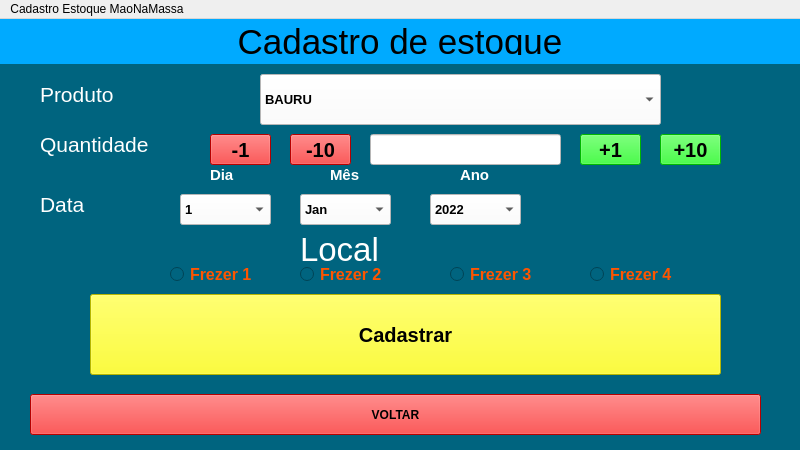
<?xml version="1.0" encoding="UTF-8"?>
<ui version="4.0">
 <class>MainWindow</class>
 <widget class="QMainWindow" name="MainWindow">
  <property name="geometry">
   <rect>
    <x>0</x>
    <y>0</y>
    <width>800</width>
    <height>450</height>
   </rect>
  </property>
  <property name="windowTitle">
   <string>MainWindow</string>
  </property>
  <property name="styleSheet">
   <string notr="true">backgroud-color: rgb(0, 0, 255);</string>
  </property>
  <widget class="QWidget" name="centralwidget">
   <layout class="QVBoxLayout" name="verticalLayout">
    <property name="spacing">
     <number>0</number>
    </property>
    <property name="leftMargin">
     <number>0</number>
    </property>
    <property name="topMargin">
     <number>0</number>
    </property>
    <property name="rightMargin">
     <number>0</number>
    </property>
    <property name="bottomMargin">
     <number>0</number>
    </property>
    <item>
     <widget class="QFrame" name="frame">
      <property name="enabled">
       <bool>true</bool>
      </property>
      <property name="maximumSize">
       <size>
        <width>16777215</width>
        <height>45</height>
       </size>
      </property>
      <property name="styleSheet">
       <string notr="true">background-color: rgb(0, 170, 255);</string>
      </property>
      <property name="frameShape">
       <enum>QFrame::NoFrame</enum>
      </property>
      <property name="frameShadow">
       <enum>QFrame::Raised</enum>
      </property>
      <layout class="QVBoxLayout" name="verticalLayout_2">
       <item>
        <widget class="QLabel" name="label">
         <property name="maximumSize">
          <size>
           <width>16777215</width>
           <height>16777215</height>
          </size>
         </property>
         <property name="font">
          <font>
           <pointsize>26</pointsize>
          </font>
         </property>
         <property name="layoutDirection">
          <enum>Qt::LeftToRight</enum>
         </property>
         <property name="frameShape">
          <enum>QFrame::NoFrame</enum>
         </property>
         <property name="text">
          <string>Cadastro de estoque</string>
         </property>
         <property name="alignment">
          <set>Qt::AlignCenter</set>
         </property>
        </widget>
       </item>
      </layout>
     </widget>
    </item>
    <item>
     <widget class="QFrame" name="frame_2">
      <property name="enabled">
       <bool>true</bool>
      </property>
      <property name="sizePolicy">
       <sizepolicy hsizetype="Preferred" vsizetype="Preferred">
        <horstretch>0</horstretch>
        <verstretch>0</verstretch>
       </sizepolicy>
      </property>
      <property name="minimumSize">
       <size>
        <width>0</width>
        <height>0</height>
       </size>
      </property>
      <property name="styleSheet">
       <string notr="true">background-color: rgb(0, 100, 127);</string>
      </property>
      <property name="frameShape">
       <enum>QFrame::NoFrame</enum>
      </property>
      <property name="frameShadow">
       <enum>QFrame::Raised</enum>
      </property>
      <widget class="QLabel" name="label_4">
       <property name="geometry">
        <rect>
         <x>300</x>
         <y>170</y>
         <width>81</width>
         <height>31</height>
        </rect>
       </property>
       <property name="font">
        <font>
         <pointsize>25</pointsize>
        </font>
       </property>
       <property name="styleSheet">
        <string notr="true">color: rgb(255, 255, 255);</string>
       </property>
       <property name="text">
        <string>Local</string>
       </property>
      </widget>
      <widget class="QRadioButton" name="radioButton">
       <property name="geometry">
        <rect>
         <x>170</x>
         <y>200</y>
         <width>101</width>
         <height>21</height>
        </rect>
       </property>
       <property name="sizePolicy">
        <sizepolicy hsizetype="Preferred" vsizetype="Preferred">
         <horstretch>0</horstretch>
         <verstretch>0</verstretch>
        </sizepolicy>
       </property>
       <property name="font">
        <font>
         <pointsize>12</pointsize>
         <weight>75</weight>
         <italic>false</italic>
         <bold>true</bold>
         <underline>false</underline>
         <strikeout>false</strikeout>
         <kerning>true</kerning>
        </font>
       </property>
       <property name="cursor">
        <cursorShape>PointingHandCursor</cursorShape>
       </property>
       <property name="styleSheet">
        <string notr="true">color: rgb(255, 85, 0);</string>
       </property>
       <property name="text">
        <string>Frezer 1</string>
       </property>
      </widget>
      <widget class="QRadioButton" name="radioButton_2">
       <property name="geometry">
        <rect>
         <x>300</x>
         <y>200</y>
         <width>101</width>
         <height>21</height>
        </rect>
       </property>
       <property name="sizePolicy">
        <sizepolicy hsizetype="Preferred" vsizetype="Fixed">
         <horstretch>0</horstretch>
         <verstretch>0</verstretch>
        </sizepolicy>
       </property>
       <property name="font">
        <font>
         <pointsize>12</pointsize>
         <weight>75</weight>
         <italic>false</italic>
         <bold>true</bold>
         <underline>false</underline>
         <strikeout>false</strikeout>
         <kerning>true</kerning>
        </font>
       </property>
       <property name="cursor">
        <cursorShape>PointingHandCursor</cursorShape>
       </property>
       <property name="styleSheet">
        <string notr="true">color: rgb(255, 85, 0);</string>
       </property>
       <property name="text">
        <string>Frezer 2</string>
       </property>
      </widget>
      <widget class="QRadioButton" name="radioButton_3">
       <property name="geometry">
        <rect>
         <x>450</x>
         <y>200</y>
         <width>101</width>
         <height>21</height>
        </rect>
       </property>
       <property name="sizePolicy">
        <sizepolicy hsizetype="Preferred" vsizetype="Fixed">
         <horstretch>0</horstretch>
         <verstretch>0</verstretch>
        </sizepolicy>
       </property>
       <property name="font">
        <font>
         <pointsize>12</pointsize>
         <weight>75</weight>
         <italic>false</italic>
         <bold>true</bold>
         <underline>false</underline>
         <strikeout>false</strikeout>
         <kerning>true</kerning>
        </font>
       </property>
       <property name="cursor">
        <cursorShape>PointingHandCursor</cursorShape>
       </property>
       <property name="styleSheet">
        <string notr="true">color: rgb(255, 85, 0);</string>
       </property>
       <property name="text">
        <string>Frezer 3</string>
       </property>
      </widget>
      <widget class="QLabel" name="label_5">
       <property name="geometry">
        <rect>
         <x>40</x>
         <y>50</y>
         <width>151</width>
         <height>61</height>
        </rect>
       </property>
       <property name="font">
        <font>
         <pointsize>16</pointsize>
        </font>
       </property>
       <property name="styleSheet">
        <string notr="true">color: rgb(255, 255, 255);</string>
       </property>
       <property name="text">
        <string>Quantidade</string>
       </property>
      </widget>
      <widget class="QLineEdit" name="lineEdit">
       <property name="geometry">
        <rect>
         <x>370</x>
         <y>70</y>
         <width>191</width>
         <height>31</height>
        </rect>
       </property>
       <property name="sizePolicy">
        <sizepolicy hsizetype="Preferred" vsizetype="Fixed">
         <horstretch>0</horstretch>
         <verstretch>0</verstretch>
        </sizepolicy>
       </property>
       <property name="font">
        <font>
         <family>Rockwell Extra Bold</family>
         <pointsize>10</pointsize>
         <weight>10</weight>
         <italic>false</italic>
         <bold>false</bold>
        </font>
       </property>
       <property name="focusPolicy">
        <enum>Qt::StrongFocus</enum>
       </property>
       <property name="contextMenuPolicy">
        <enum>Qt::NoContextMenu</enum>
       </property>
       <property name="acceptDrops">
        <bool>false</bool>
       </property>
       <property name="styleSheet">
        <string notr="true">background-color: rgb(255, 255, 255);
font: 81 10pt &quot;Rockwell Extra Bold&quot;;</string>
       </property>
      </widget>
      <widget class="QPushButton" name="pushButton">
       <property name="geometry">
        <rect>
         <x>90</x>
         <y>230</y>
         <width>631</width>
         <height>81</height>
        </rect>
       </property>
       <property name="sizePolicy">
        <sizepolicy hsizetype="Preferred" vsizetype="Preferred">
         <horstretch>0</horstretch>
         <verstretch>0</verstretch>
        </sizepolicy>
       </property>
       <property name="font">
        <font>
         <pointsize>15</pointsize>
         <weight>75</weight>
         <bold>true</bold>
         <strikeout>false</strikeout>
        </font>
       </property>
       <property name="cursor">
        <cursorShape>PointingHandCursor</cursorShape>
       </property>
       <property name="styleSheet">
        <string notr="true">background-color: rgb(255, 255, 0);</string>
       </property>
       <property name="text">
        <string>Cadastrar</string>
       </property>
      </widget>
      <widget class="QPushButton" name="pushButton_2">
       <property name="geometry">
        <rect>
         <x>30</x>
         <y>330</y>
         <width>731</width>
         <height>41</height>
        </rect>
       </property>
       <property name="sizePolicy">
        <sizepolicy hsizetype="Preferred" vsizetype="Preferred">
         <horstretch>0</horstretch>
         <verstretch>0</verstretch>
        </sizepolicy>
       </property>
       <property name="font">
        <font>
         <weight>75</weight>
         <bold>true</bold>
        </font>
       </property>
       <property name="cursor">
        <cursorShape>ClosedHandCursor</cursorShape>
       </property>
       <property name="styleSheet">
        <string notr="true">background-color: rgb(255, 0, 0);</string>
       </property>
       <property name="text">
        <string>VOLTAR</string>
       </property>
      </widget>
      <widget class="QLabel" name="label_6">
       <property name="geometry">
        <rect>
         <x>40</x>
         <y>110</y>
         <width>151</width>
         <height>61</height>
        </rect>
       </property>
       <property name="font">
        <font>
         <pointsize>16</pointsize>
        </font>
       </property>
       <property name="styleSheet">
        <string notr="true">color: rgb(255, 255, 255);</string>
       </property>
       <property name="text">
        <string>Data</string>
       </property>
      </widget>
      <widget class="QLabel" name="label_7">
       <property name="geometry">
        <rect>
         <x>40</x>
         <y>0</y>
         <width>151</width>
         <height>61</height>
        </rect>
       </property>
       <property name="font">
        <font>
         <pointsize>16</pointsize>
        </font>
       </property>
       <property name="styleSheet">
        <string notr="true">color: rgb(255, 255, 255);</string>
       </property>
       <property name="text">
        <string>Produto</string>
       </property>
      </widget>
      <widget class="QToolBox" name="toolBox">
       <property name="geometry">
        <rect>
         <x>-210</x>
         <y>180</y>
         <width>69</width>
         <height>123</height>
        </rect>
       </property>
       <property name="currentIndex">
        <number>0</number>
       </property>
       <widget class="QWidget" name="page">
        <property name="geometry">
         <rect>
          <x>0</x>
          <y>0</y>
          <width>69</width>
          <height>69</height>
         </rect>
        </property>
        <attribute name="label">
         <string>Page 1</string>
        </attribute>
       </widget>
       <widget class="QWidget" name="page_2">
        <property name="geometry">
         <rect>
          <x>0</x>
          <y>0</y>
          <width>69</width>
          <height>69</height>
         </rect>
        </property>
        <attribute name="label">
         <string>Page 2</string>
        </attribute>
       </widget>
      </widget>
      <widget class="QComboBox" name="comboBox">
       <property name="geometry">
        <rect>
         <x>260</x>
         <y>10</y>
         <width>401</width>
         <height>51</height>
        </rect>
       </property>
       <property name="font">
        <font>
         <family>Segoe UI Symbol</family>
         <pointsize>10</pointsize>
         <weight>75</weight>
         <bold>true</bold>
        </font>
       </property>
       <property name="styleSheet">
        <string notr="true">background-color: rgb(255, 255, 255);
selection-color: rgb(255, 0, 0);</string>
       </property>
       <item>
        <property name="text">
         <string>BAURU</string>
        </property>
       </item>
       <item>
        <property name="text">
         <string>DOB. PORTUGUESA</string>
        </property>
       </item>
       <item>
        <property name="text">
         <string>DOB. CAL. CHD</string>
        </property>
       </item>
       <item>
        <property name="text">
         <string>DOB. FRANGO</string>
        </property>
       </item>
       <item>
        <property name="text">
         <string>DOB. CARNE CHD</string>
        </property>
       </item>
       <item>
        <property name="text">
         <string>DOGUINHO</string>
        </property>
       </item>
       <item>
        <property name="text">
         <string>EMP. CAMARAO</string>
        </property>
       </item>
       <item>
        <property name="text">
         <string>EMP. FRANGO</string>
        </property>
       </item>
       <item>
        <property name="text">
         <string>EMP. PALMITO</string>
        </property>
       </item>
       <item>
        <property name="text">
         <string>ESF. CARNE</string>
        </property>
       </item>
       <item>
        <property name="text">
         <string>ESF. FRANGO</string>
        </property>
       </item>
       <item>
        <property name="text">
         <string>MCZ EV FRANGO</string>
        </property>
       </item>
       <item>
        <property name="text">
         <string>MCZ EV BOLONHESA</string>
        </property>
       </item>
       <item>
        <property name="text">
         <string>MCZ EV CALABRESA</string>
        </property>
       </item>
       <item>
        <property name="text">
         <string>MCZ EV CALABRESA. CHD</string>
        </property>
       </item>
       <item>
        <property name="text">
         <string>MCZ EV PRESUNTO</string>
        </property>
       </item>
       <item>
        <property name="text">
         <string>MCZ EV Q .Q</string>
        </property>
       </item>
       <item>
        <property name="text">
         <string>HOT DOG</string>
        </property>
       </item>
       <item>
        <property name="text">
         <string>MCZ CALABRESA</string>
        </property>
       </item>
       <item>
        <property name="text">
         <string>MCZ FRANGO</string>
        </property>
       </item>
       <item>
        <property name="text">
         <string>MCZ BOLONHESA</string>
        </property>
       </item>
       <item>
        <property name="text">
         <string>MCZ CALAB. CHD</string>
        </property>
       </item>
       <item>
        <property name="text">
         <string>MCZ CAMARAO</string>
        </property>
       </item>
       <item>
        <property name="text">
         <string>MCZ CMUSSARELA</string>
        </property>
       </item>
       <item>
        <property name="text">
         <string>MCZ PALMITO</string>
        </property>
       </item>
       <item>
        <property name="text">
         <string>MCZ PRESUNTO</string>
        </property>
       </item>
       <item>
        <property name="text">
         <string>MCZ Q.Q</string>
        </property>
       </item>
       <item>
        <property name="text">
         <string>MPZ CALABRESA</string>
        </property>
       </item>
       <item>
        <property name="text">
         <string>MPZ FRANGO</string>
        </property>
       </item>
       <item>
        <property name="text">
         <string>MPZ MUSSARELA</string>
        </property>
       </item>
       <item>
        <property name="text">
         <string>MPZ PORTUGUESA</string>
        </property>
       </item>
       <item>
        <property name="text">
         <string>MPZ Q.Q</string>
        </property>
       </item>
       <item>
        <property name="text">
         <string>INTEGRAL FRANGO</string>
        </property>
       </item>
       <item>
        <property name="text">
         <string>INTEGRAL PALMITO</string>
        </property>
       </item>
       <item>
        <property name="text">
         <string>INTEGRAL VEGETARIANO</string>
        </property>
       </item>
       <item>
        <property name="text">
         <string>QUIBE RECHEADO</string>
        </property>
       </item>
       <item>
        <property name="text">
         <string>SAL. MASSA CONG.</string>
        </property>
       </item>
       <item>
        <property name="text">
         <string>SAL. REQUEIJÃO</string>
        </property>
       </item>
       <item>
        <property name="text">
         <string>SALTENHA CALABRESA</string>
        </property>
       </item>
       <item>
        <property name="text">
         <string>SALTENHA FRANGO</string>
        </property>
       </item>
       <item>
        <property name="text">
         <string>ESF. CARNE QUEIJO</string>
        </property>
       </item>
       <item>
        <property name="text">
         <string>ESF. CARNE CHD</string>
        </property>
       </item>
      </widget>
      <widget class="QComboBox" name="comboBox_2">
       <property name="geometry">
        <rect>
         <x>180</x>
         <y>130</y>
         <width>91</width>
         <height>31</height>
        </rect>
       </property>
       <property name="sizePolicy">
        <sizepolicy hsizetype="Preferred" vsizetype="Preferred">
         <horstretch>0</horstretch>
         <verstretch>0</verstretch>
        </sizepolicy>
       </property>
       <property name="font">
        <font>
         <pointsize>10</pointsize>
         <weight>75</weight>
         <bold>true</bold>
        </font>
       </property>
       <property name="styleSheet">
        <string notr="true">background-color: rgb(255, 255, 255);</string>
       </property>
       <item>
        <property name="text">
         <string>1</string>
        </property>
       </item>
       <item>
        <property name="text">
         <string>2</string>
        </property>
       </item>
       <item>
        <property name="text">
         <string>3</string>
        </property>
       </item>
       <item>
        <property name="text">
         <string>4</string>
        </property>
       </item>
       <item>
        <property name="text">
         <string>5</string>
        </property>
       </item>
       <item>
        <property name="text">
         <string>6</string>
        </property>
       </item>
       <item>
        <property name="text">
         <string>7</string>
        </property>
       </item>
       <item>
        <property name="text">
         <string>8</string>
        </property>
       </item>
       <item>
        <property name="text">
         <string>9</string>
        </property>
       </item>
       <item>
        <property name="text">
         <string>10</string>
        </property>
       </item>
       <item>
        <property name="text">
         <string>11</string>
        </property>
       </item>
       <item>
        <property name="text">
         <string>12</string>
        </property>
       </item>
       <item>
        <property name="text">
         <string>13</string>
        </property>
       </item>
       <item>
        <property name="text">
         <string>14</string>
        </property>
       </item>
       <item>
        <property name="text">
         <string>15</string>
        </property>
       </item>
       <item>
        <property name="text">
         <string>16</string>
        </property>
       </item>
       <item>
        <property name="text">
         <string>17</string>
        </property>
       </item>
       <item>
        <property name="text">
         <string>18</string>
        </property>
       </item>
       <item>
        <property name="text">
         <string>19</string>
        </property>
       </item>
       <item>
        <property name="text">
         <string>20</string>
        </property>
       </item>
       <item>
        <property name="text">
         <string>21</string>
        </property>
       </item>
       <item>
        <property name="text">
         <string>22</string>
        </property>
       </item>
       <item>
        <property name="text">
         <string>23</string>
        </property>
       </item>
       <item>
        <property name="text">
         <string>24</string>
        </property>
       </item>
       <item>
        <property name="text">
         <string>25</string>
        </property>
       </item>
       <item>
        <property name="text">
         <string>26</string>
        </property>
       </item>
       <item>
        <property name="text">
         <string>27</string>
        </property>
       </item>
       <item>
        <property name="text">
         <string>28</string>
        </property>
       </item>
       <item>
        <property name="text">
         <string>29</string>
        </property>
       </item>
       <item>
        <property name="text">
         <string>30</string>
        </property>
       </item>
       <item>
        <property name="text">
         <string>31</string>
        </property>
       </item>
      </widget>
      <widget class="QLabel" name="label_8">
       <property name="geometry">
        <rect>
         <x>210</x>
         <y>100</y>
         <width>31</width>
         <height>21</height>
        </rect>
       </property>
       <property name="font">
        <font>
         <pointsize>11</pointsize>
         <weight>75</weight>
         <bold>true</bold>
        </font>
       </property>
       <property name="styleSheet">
        <string notr="true">color: rgb(255, 255, 255);</string>
       </property>
       <property name="text">
        <string>Dia</string>
       </property>
      </widget>
      <widget class="QLabel" name="label_9">
       <property name="geometry">
        <rect>
         <x>330</x>
         <y>101</y>
         <width>31</width>
         <height>20</height>
        </rect>
       </property>
       <property name="font">
        <font>
         <pointsize>11</pointsize>
         <weight>75</weight>
         <bold>true</bold>
        </font>
       </property>
       <property name="styleSheet">
        <string notr="true">color: rgb(255, 255, 255);</string>
       </property>
       <property name="text">
        <string>Mês</string>
       </property>
      </widget>
      <widget class="QLabel" name="label_10">
       <property name="geometry">
        <rect>
         <x>460</x>
         <y>101</y>
         <width>41</width>
         <height>20</height>
        </rect>
       </property>
       <property name="font">
        <font>
         <pointsize>11</pointsize>
         <weight>75</weight>
         <bold>true</bold>
        </font>
       </property>
       <property name="styleSheet">
        <string notr="true">color: rgb(255, 255, 255);</string>
       </property>
       <property name="text">
        <string>Ano</string>
       </property>
      </widget>
      <widget class="QComboBox" name="comboBox_3">
       <property name="geometry">
        <rect>
         <x>300</x>
         <y>130</y>
         <width>91</width>
         <height>31</height>
        </rect>
       </property>
       <property name="sizePolicy">
        <sizepolicy hsizetype="Preferred" vsizetype="Preferred">
         <horstretch>0</horstretch>
         <verstretch>0</verstretch>
        </sizepolicy>
       </property>
       <property name="font">
        <font>
         <pointsize>10</pointsize>
         <weight>75</weight>
         <bold>true</bold>
        </font>
       </property>
       <property name="styleSheet">
        <string notr="true">background-color: rgb(255, 255, 255);</string>
       </property>
       <item>
        <property name="text">
         <string>Jan</string>
        </property>
       </item>
       <item>
        <property name="text">
         <string>Fev</string>
        </property>
       </item>
       <item>
        <property name="text">
         <string>Mar</string>
        </property>
       </item>
       <item>
        <property name="text">
         <string>Abr</string>
        </property>
       </item>
       <item>
        <property name="text">
         <string>Mai</string>
        </property>
       </item>
       <item>
        <property name="text">
         <string>Jun</string>
        </property>
       </item>
       <item>
        <property name="text">
         <string>Jul</string>
        </property>
       </item>
       <item>
        <property name="text">
         <string>Ago</string>
        </property>
       </item>
       <item>
        <property name="text">
         <string>Set</string>
        </property>
       </item>
       <item>
        <property name="text">
         <string>Otu</string>
        </property>
       </item>
       <item>
        <property name="text">
         <string>Nov</string>
        </property>
       </item>
       <item>
        <property name="text">
         <string>Dez</string>
        </property>
       </item>
      </widget>
      <widget class="QComboBox" name="comboBox_4">
       <property name="geometry">
        <rect>
         <x>430</x>
         <y>130</y>
         <width>91</width>
         <height>31</height>
        </rect>
       </property>
       <property name="sizePolicy">
        <sizepolicy hsizetype="Preferred" vsizetype="Preferred">
         <horstretch>0</horstretch>
         <verstretch>0</verstretch>
        </sizepolicy>
       </property>
       <property name="font">
        <font>
         <pointsize>10</pointsize>
         <weight>75</weight>
         <bold>true</bold>
        </font>
       </property>
       <property name="styleSheet">
        <string notr="true">background-color: rgb(255, 255, 255);</string>
       </property>
       <item>
        <property name="text">
         <string>2022</string>
        </property>
       </item>
       <item>
        <property name="text">
         <string>2023</string>
        </property>
       </item>
       <item>
        <property name="text">
         <string>2024</string>
        </property>
       </item>
      </widget>
      <widget class="QRadioButton" name="radioButton_4">
       <property name="geometry">
        <rect>
         <x>590</x>
         <y>200</y>
         <width>101</width>
         <height>21</height>
        </rect>
       </property>
       <property name="sizePolicy">
        <sizepolicy hsizetype="Preferred" vsizetype="Preferred">
         <horstretch>0</horstretch>
         <verstretch>0</verstretch>
        </sizepolicy>
       </property>
       <property name="font">
        <font>
         <pointsize>12</pointsize>
         <weight>75</weight>
         <italic>false</italic>
         <bold>true</bold>
         <underline>false</underline>
         <strikeout>false</strikeout>
         <kerning>true</kerning>
        </font>
       </property>
       <property name="cursor">
        <cursorShape>PointingHandCursor</cursorShape>
       </property>
       <property name="styleSheet">
        <string notr="true">color: rgb(255, 85, 0);</string>
       </property>
       <property name="text">
        <string>Frezer 4</string>
       </property>
      </widget>
      <widget class="QPushButton" name="pushButton_3">
       <property name="geometry">
        <rect>
         <x>660</x>
         <y>70</y>
         <width>61</width>
         <height>31</height>
        </rect>
       </property>
       <property name="sizePolicy">
        <sizepolicy hsizetype="Preferred" vsizetype="Preferred">
         <horstretch>0</horstretch>
         <verstretch>0</verstretch>
        </sizepolicy>
       </property>
       <property name="font">
        <font>
         <pointsize>15</pointsize>
         <weight>75</weight>
         <bold>true</bold>
         <strikeout>false</strikeout>
        </font>
       </property>
       <property name="cursor">
        <cursorShape>PointingHandCursor</cursorShape>
       </property>
       <property name="styleSheet">
        <string notr="true">background-color: rgb(0, 255, 0);</string>
       </property>
       <property name="text">
        <string>+10</string>
       </property>
      </widget>
      <widget class="QPushButton" name="pushButton_4">
       <property name="geometry">
        <rect>
         <x>580</x>
         <y>70</y>
         <width>61</width>
         <height>31</height>
        </rect>
       </property>
       <property name="sizePolicy">
        <sizepolicy hsizetype="Preferred" vsizetype="Preferred">
         <horstretch>0</horstretch>
         <verstretch>0</verstretch>
        </sizepolicy>
       </property>
       <property name="font">
        <font>
         <pointsize>15</pointsize>
         <weight>75</weight>
         <bold>true</bold>
         <strikeout>false</strikeout>
        </font>
       </property>
       <property name="cursor">
        <cursorShape>PointingHandCursor</cursorShape>
       </property>
       <property name="styleSheet">
        <string notr="true">background-color: rgb(0, 255, 0);</string>
       </property>
       <property name="text">
        <string>+1</string>
       </property>
      </widget>
      <widget class="QPushButton" name="pushButton_5">
       <property name="geometry">
        <rect>
         <x>290</x>
         <y>70</y>
         <width>61</width>
         <height>31</height>
        </rect>
       </property>
       <property name="sizePolicy">
        <sizepolicy hsizetype="Preferred" vsizetype="Preferred">
         <horstretch>0</horstretch>
         <verstretch>0</verstretch>
        </sizepolicy>
       </property>
       <property name="font">
        <font>
         <pointsize>15</pointsize>
         <weight>75</weight>
         <bold>true</bold>
         <strikeout>false</strikeout>
        </font>
       </property>
       <property name="cursor">
        <cursorShape>PointingHandCursor</cursorShape>
       </property>
       <property name="styleSheet">
        <string notr="true">background-color: rgb(255, 0, 0);</string>
       </property>
       <property name="text">
        <string>-10</string>
       </property>
      </widget>
      <widget class="QPushButton" name="pushButton_6">
       <property name="geometry">
        <rect>
         <x>210</x>
         <y>70</y>
         <width>61</width>
         <height>31</height>
        </rect>
       </property>
       <property name="sizePolicy">
        <sizepolicy hsizetype="Preferred" vsizetype="Preferred">
         <horstretch>0</horstretch>
         <verstretch>0</verstretch>
        </sizepolicy>
       </property>
       <property name="font">
        <font>
         <pointsize>15</pointsize>
         <weight>75</weight>
         <bold>true</bold>
         <strikeout>false</strikeout>
        </font>
       </property>
       <property name="cursor">
        <cursorShape>PointingHandCursor</cursorShape>
       </property>
       <property name="styleSheet">
        <string notr="true">background-color: rgb(255, 0, 0);</string>
       </property>
       <property name="text">
        <string>-1</string>
       </property>
      </widget>
     </widget>
    </item>
   </layout>
  </widget>
  <widget class="QMenuBar" name="menubar">
   <property name="geometry">
    <rect>
     <x>0</x>
     <y>0</y>
     <width>800</width>
     <height>21</height>
    </rect>
   </property>
   <widget class="QMenu" name="menuCadastro_Estoque_MaoNaMassa">
    <property name="geometry">
     <rect>
      <x>0</x>
      <y>0</y>
      <width>135</width>
      <height>50</height>
     </rect>
    </property>
    <property name="title">
     <string>Cadastro Estoque MaoNaMassa</string>
    </property>
   </widget>
   <addaction name="menuCadastro_Estoque_MaoNaMassa"/>
  </widget>
 </widget>
 <resources/>
 <connections/>
</ui>
